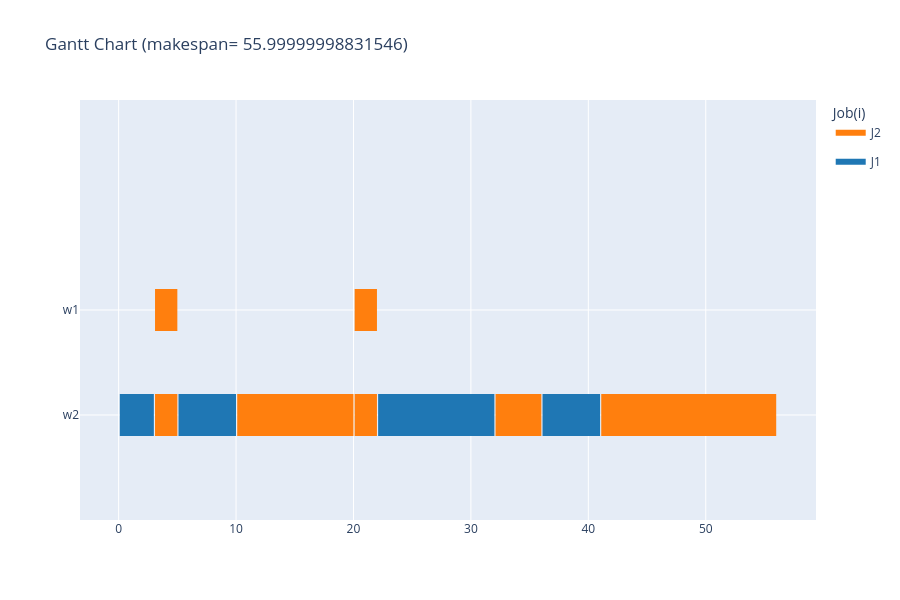

The notebook cell this image was saved under:
### Markdown cell above
#### 3.3) Visualisation par job

### Code cell
df = gantt_chart(s, instance, color=2, render="notebook", save_path="../results/gantt_chart_instance_temp.html")

### Figure 1 — Plotly figure (JSON) as saved in the notebook; plotly's stock layout.template omitted (floating-point values rounded to 4 significant figures)
{"data": [{"fill": "toself", "fillcolor": "rgb(255, 127, 14)", "hoverinfo": "name", "legendgroup": "rgb(255, 127, 14)", "mode": "none", "name": "J2", "showlegend": true, "type": "scatter", "x": [3.1, 5, 5, 3.1, 3.1, 20.1, 22, 22, 20.1, 20.1, 3.1, 5, 5, 3.1, 3.1, 10.1, 20, 20, 10.1, 10.1, 20.1, 22, 22, 20.1, 20.1, 32.1, 36, 36, 32.1, 32.1, 41.1, 56, 56, 41.1], "y": [0.8, 0.8, 1.2, 1.2, null, 0.8, 0.8, 1.2, 1.2, null, -0.2, -0.2, 0.2, 0.2, null, -0.2, -0.2, 0.2, 0.2, null, -0.2, -0.2, 0.2, 0.2, null, -0.2, -0.2, 0.2, 0.2, null, -0.2, -0.2, 0.2, 0.2]}, {"fill": "toself", "fillcolor": "rgb(31, 119, 180)", "hoverinfo": "name", "legendgroup": "rgb(31, 119, 180)", "mode": "none", "name": "J1", "showlegend": true, "type": "scatter", "x": [0.1, 3, 3, 0.1, 0.1, 5.1, 10, 10, 5.1, 5.1, 22.1, 32, 32, 22.1, 22.1, 36.1, 41, 41, 36.1], "y": [-0.2, -0.2, 0.2, 0.2, null, -0.2, -0.2, 0.2, 0.2, null, -0.2, -0.2, 0.2, 0.2, null, -0.2, -0.2, 0.2, 0.2]}, {"legendgroup": "rgb(255, 127, 14)", "marker": {"color": "rgb(255, 127, 14)", "opacity": 0, "size": 1}, "mode": "markers", "name": "", "showlegend": false, "text": [null, null, null, null, null, null, null, null, null, null, null, null, null, null], "type": "scatter", "x": [3.1, 5, 20.1, 22, 3.1, 5, 10.1, 20, 20.1, 22, 32.1, 36, 41.1, 56], "y": [1, 1, 1, 1, 0, 0, 0, 0, 0, 0, 0, 0, 0, 0]}, {"legendgroup": "rgb(31, 119, 180)", "marker": {"color": "rgb(31, 119, 180)", "opacity": 0, "size": 1}, "mode": "markers", "name": "", "showlegend": false, "text": [null, null, null, null, null, null, null, null], "type": "scatter", "x": [0.1, 3, 5.1, 10, 22.1, 32, 36.1, 41], "y": [0, 0, 0, 0, 0, 0, 0, 0]}], "layout": {"height": 600, "hovermode": "closest", "legend": {"title": {"text": "Job(i)"}}, "showlegend": true, "title": {"text": "Gantt Chart (makespan= 55.99999998831546)"}, "xaxis": {"rangeselector": {"buttons": [{"count": 7, "label": "1w", "step": "day", "stepmode": "backward"}, {"count": 1, "label": "1m", "step": "month", "stepmode": "backward"}, {"count": 6, "label": "6m", "step": "month", "stepmode": "backward"}, {"count": 1, "label": "YTD", "step": "year", "stepmode": "todate"}, {"count": 1, "label": "1y", "step": "year", "stepmode": "backward"}, {"step": "all"}]}, "showgrid": true, "type": "linear", "zeroline": false}, "yaxis": {"autorange": false, "range": [-1, 3], "showgrid": true, "ticktext": ["w2", "w1"], "tickvals": [0, 1], "zeroline": false}}}
